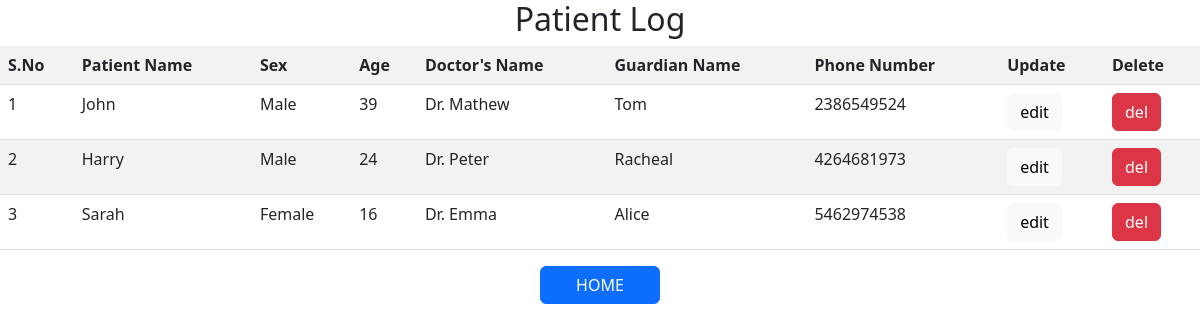
The page /display on the database its author committed.
### app.py (models this page shows, shortened)
class Hospital(db.Model):
    __tablenmae__="Hospital"
    id=db.Column(db.Integer,primary_key=True)
    pt_name=db.Column(db.Text)
    sex=db.Column(db.Text)
    age=db.Column(db.Integer)
    doc_name=db.Column(db.Text)
    par_name=db.Column(db.Text)
    ph_num=db.Column(db.Integer)

### app.py (the view)
@app.route("/display")
def display():
    info=Hospital.query.all()
    return render_template('display.html',info=info)

### templates/display.html (shortened to what this page needs)
<link href="https://cdn.jsdelivr.net/npm/bootstrap@5.2.1/dist/css/bootstrap.min.css" rel="stylesheet">
<body background="/static/doc1.png">
<h2 textalign="center">Patient Log</h2>
<table class="table table-striped table-hover">
<tr>
  <th>S.No</th>
  <th>Patient Name</th>
  <th>Sex</th>
  <th>Age</th>
  <th>Doctor's Name</th>
  <th>Guardian Name</th>
  <th>Phone Number</th>
  <th>Update</th>
  <th>Delete</th>
</tr>
{%for i in info%}
<tr>
  <td>{{i.id}}</td>
  <td>{{i.pt_name}}</td>
  <td>{{i.sex}}</td>
  <td>{{i.age}}</td>
  <td>{{i.doc_name}}</td>
  <td>{{i.par_name}}</td>
  <td>{{i.ph_num}}</td>
  <td><a class="btn btn-light" href="/update/{{i.id}}" role="button">edit</a></td>
  <td><a class="btn btn-danger" href="/delete/{{i.id}}" onclick="return confirm('Are you sure want to delete it?')" >del</a></td>
</tr>
{%endfor%}
</table>
<h2><a class="btn btn-primary" href="{{url_for('index')}}" role="button" style="width:120px;">HOME</a>
</h2>
</body>

### templates/display.html (style rules this page uses)
h2 { text-align: center; }

### rows shown on the page
Hospital: id "1", pt_name "John", sex "Male", age "39", doc_name "Dr. Mathew", par_name "Tom", ph_num "2386549524"
Hospital: id "2", pt_name "Harry", sex "Male", age "24", doc_name "Dr. Peter", par_name "Racheal", ph_num "4264681973"
Hospital: id "3", pt_name "Sarah", sex "Female", age "16", doc_name "Dr. Emma", par_name "Alice", ph_num "5462974538"
